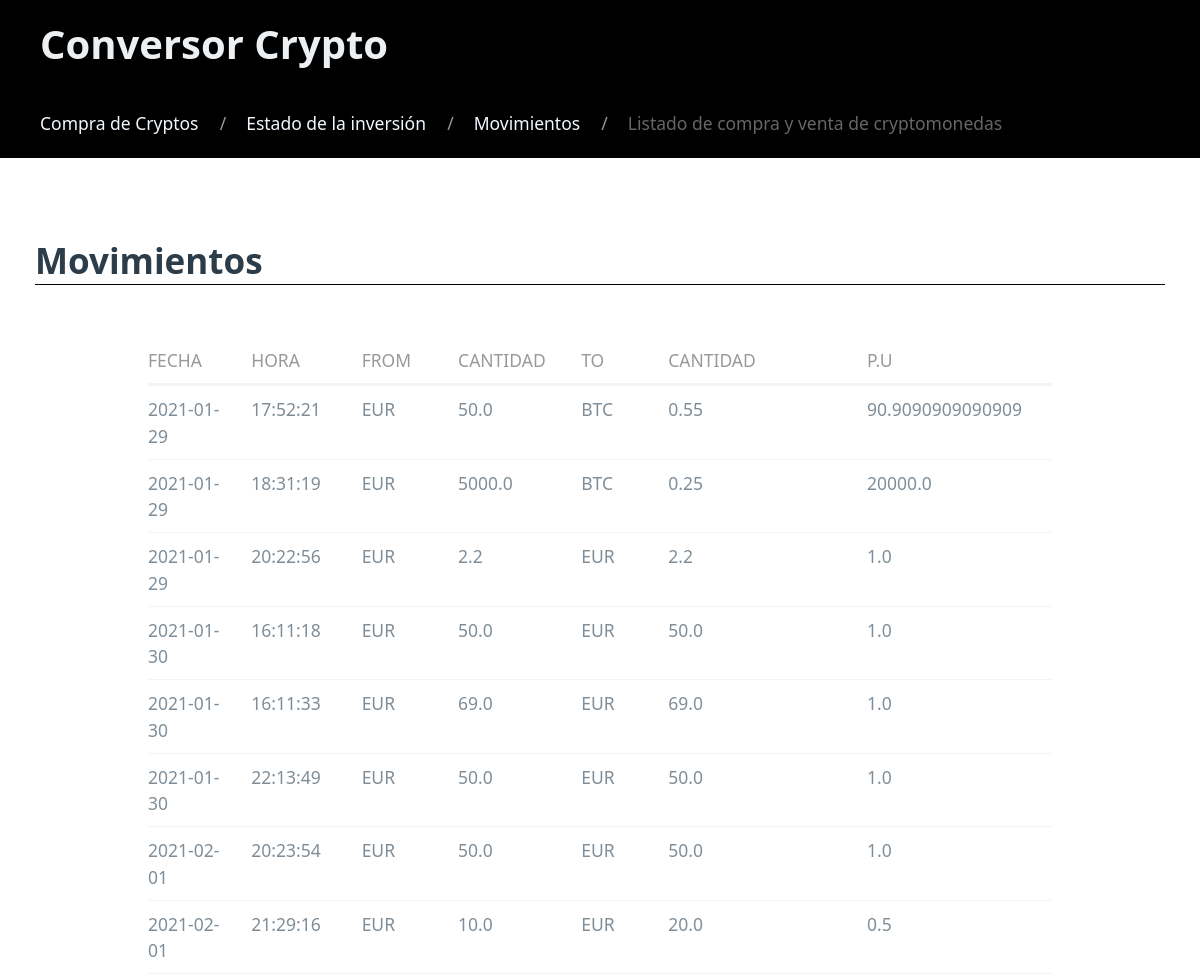
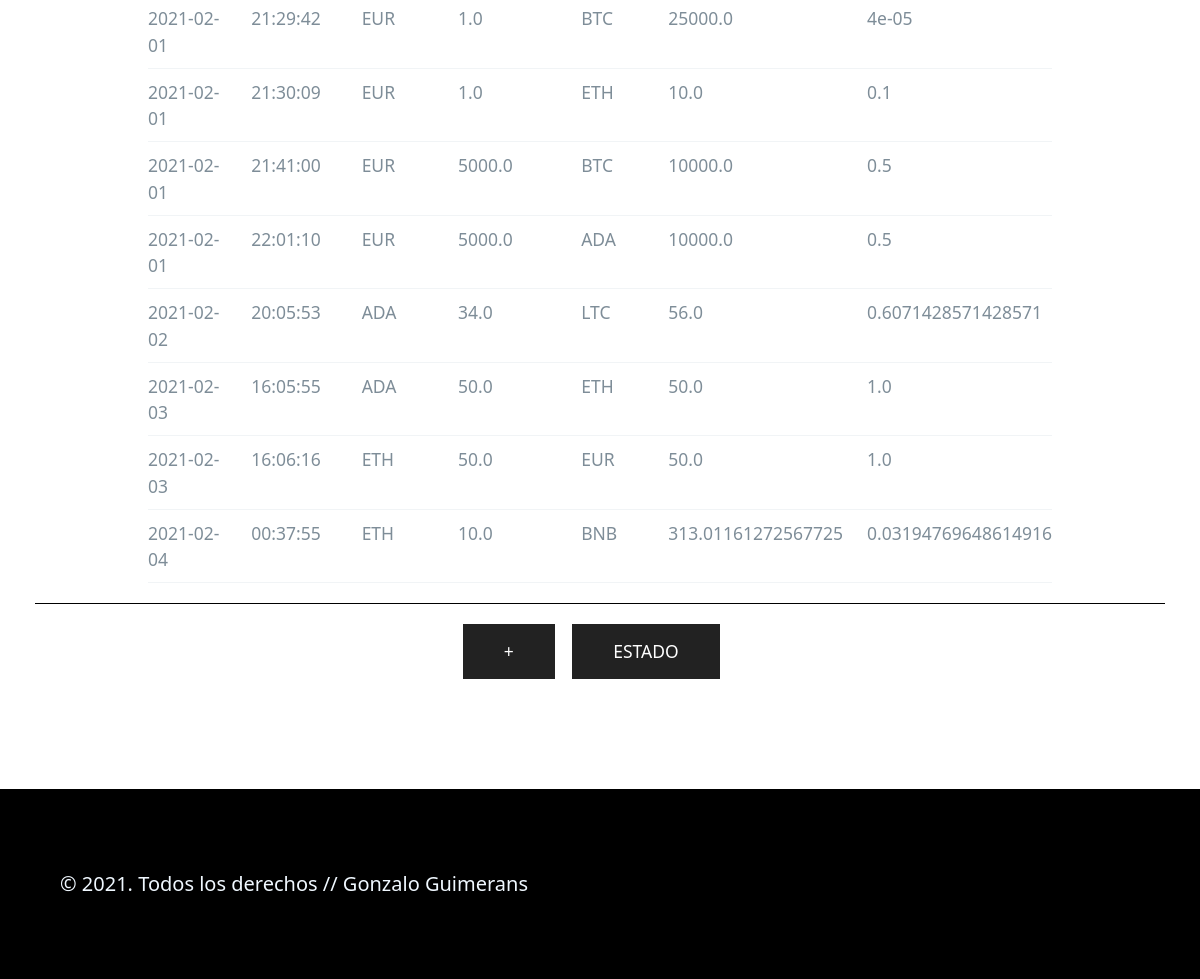
Before: / with the older database file (2 pictures, top to bottom).
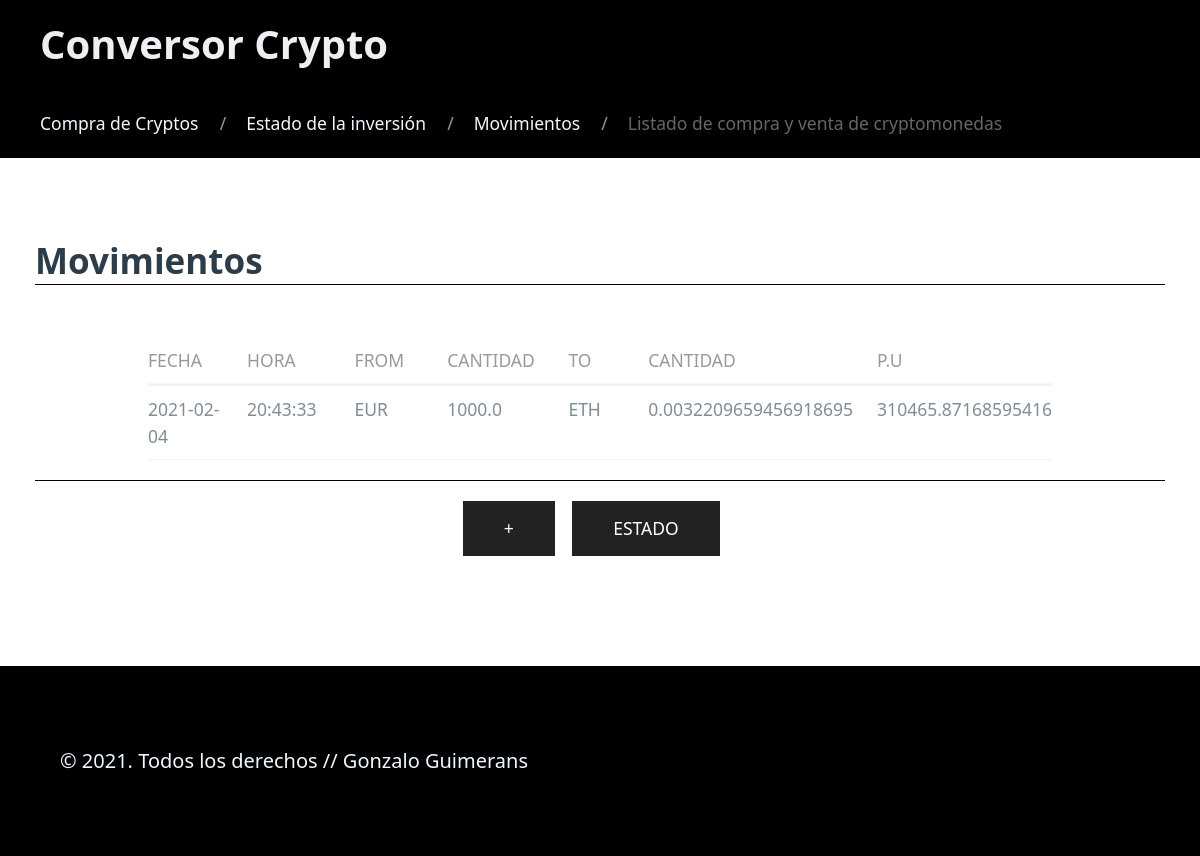
After: the same page with the newer database file.
### tables this page shows
CREATE TABLE "tabla_movimientos" (
	"id"	INTEGER,
	"date"	TEXT NOT NULL,
	"time"	TEXT NOT NULL,
	"from_currency"	INTEGER NOT NULL,
	"from_quantity"	REAL NOT NULL,
	"to_currency"	INTEGER NOT NULL,
	"to_quantity"	REAL NOT NULL,
	PRIMARY KEY("id" AUTOINCREMENT)
);

### movements/views.py (the view)
@app.route("/", methods=["GET", "POST"])
def movimientosCrypto():
    movimientos = queries.getMovimientosCrypto()
    return render_template("movimientos.html", movimientos=movimientos)

### tools/dbaccess.py (called while the page is built)
    def consultaBD(self, query, params=()):
        conn = sqlite3.connect(self.path)
        c = conn.cursor()
        c.execute(query, params)
        conn.commit()
        filas = c.fetchall()
        conn.close()
        if len(filas) == 0:
            return filas
        columnNames = []
        for columnName in c.description:
            columnNames.append(columnName[0])
        listaDeDiccionarios = []
        for fila in filas:
            d = {}
            for ix, columnName in enumerate(columnNames):
                d[columnName] = fila[ix]
            listaDeDiccionarios.append(d)
        return listaDeDiccionarios

    def getMovimientosCrypto(self):
        return self.db.consultaBD("SELECT date, time, from_currency, from_quantity, to_currency, to_quantity FROM tabla_movimientos;")

### movements/templates/movimientos.html (shortened to what this page needs)
{% extends "base.html" %}
{% block breadcrumbs %}
<ul class="uk-breadcrumb">
        <li><a href="/compra">Compra de Cryptos</a></li>
        <li><a href="/estado">Estado de la inversión</a></li>
        <li class="uk-disabled"><a>Movimientos</a></li>
        <li><span>Listado de compra y venta de cryptomonedas</span></li>
        </ul>
{% endblock %}
{% block h2 %}<h2 class="title_text uk-text-left">Movimientos</h2>{% endblock %}
{% block bloque_de_formato %}
        {% if movimientos|length > 0 %}
                <div class="uk-overflow-auto centrarTabla">
                        <table class="uk-table uk-table-divider uk-table-hover uk-table-small uk-table-justify ">
                                <thead>
                                        <tr>
                                                <th class="uk-width-small">Fecha</th>
                                                <th class="uk-width-small">Hora</th>
                                                <th class="uk-width-small">From</th>
                                                <th class="uk-width-small">Cantidad</th>
                                                <th class="uk-width-small">To</th>
                                                <th class="uk-width-small">Cantidad</th>
                                                <th class="uk-width-small">P.U</th>
                                        </tr>
                                </thead>
                        {% for registro in movimientos %}
                                <tbody>
                                        <tr>
                                                <td class="uk-width-small">{{ registro["date"] }}</td>
                                                <td class="uk-width-small">{{ registro["time"] }}</td>
                                                <td class="uk-width-small">{{ registro["from_currency"] }}</td>
                                                <td class="uk-width-small">{{ registro["from_quantity"] }}</td>
                                                <td class="uk-width-small">{{ registro["to_currency"] }}</td>
                                                <td class="uk-width-small">{{ registro["to_quantity"] }}</td>
                                                <td class="uk-width-small">{{ registro["from_quantity"]/registro["to_quantity"]}}</td>
                                </tbody>
                        {% endfor %}
                        </table>
                </div>
        {% else %}
                <h2 class="title_text uk-text-left">No hay movimientos</h2>
        {% endif %}
        <div class="uk-margin border-top">
                <form class="uk-form-stacked" action="compra">
                        <button type="submit" class="uk-button uk-button-secondary uk-button-large">+</button>
                </form>
                <form action="estado">
                        <button type="submit" class="uk-button uk-button-secondary uk-button-large">Estado</button>
                </form>
        </div>
{% endblock %}

### movements/templates/base.html (shortened to what this page needs)
<!DOCTYPE html>
<html lang="es">
    <head>
        <link rel="stylesheet" href="/static/uikit.min.css"/>
        <link rel="stylesheet" href="/static/pico.css">
        <link rel="stylesheet" href="/static/styles.css">
    </head>
    <body>
        <header data-theme="dark" class="dark">
            <div class="uk-card-header ">
                <h1>Conversor Crypto</h1>
                {% block breadcrumbs %}{% endblock %}
            </div>
        </header>
        <main>
            <div class="container">
                {% block h2 %}{% endblock %}
                {% block bloque_de_formato %}{% endblock %}
            </div>
        </main>
        <footer data-theme="dark" class="dark">
            <span>&copy; 2021. Todos los derechos // Gonzalo Guimerans</span>
        </footer>
    </body>
</html>

### movements/static/styles.css (style rules this page uses)
.centrarTabla { margin: 0 10% 0 10%; }
header.dark { padding: 0; background-color:black; }
footer.dark { background-color:black; color:aliceblue; }
footer span { margin-left: 5%; }
header h1 { font-size: 2rem; margin-bottom: 2rem; }
.uk-breadcrumb > * > * { color:aliceblue; }
.container h2 { border-bottom: black 1px solid; }
div.uk-margin { margin: auto; display: flex; justify-content: center; }
.border-top { border-top: black 1px solid; padding-top: 1em; }
div.uk-margin button { width: auto; float: left; margin-right: 1em; }

Changed rows visible on the page:
removed tabla_movimientos: date "2021-01-29", time "17:52:21", from_currency "EUR", from_quantity "50.0", to_currency "BTC", to_quantity "0.55", registro['from_quantity']/registro['to_quantity'] "90.9090909090909"
removed tabla_movimientos: date "2021-01-29", time "18:31:19", from_currency "EUR", from_quantity "5000.0", to_currency "BTC", to_quantity "0.25", registro['from_quantity']/registro['to_quantity'] "20000.0"
removed tabla_movimientos: date "2021-01-29", time "20:22:56", from_currency "EUR", from_quantity "2.2", to_currency "EUR", to_quantity "2.2", registro['from_quantity']/registro['to_quantity'] "1.0"
removed tabla_movimientos: date "2021-01-30", time "16:11:18", from_currency "EUR", from_quantity "50.0", to_currency "EUR", to_quantity "50.0", registro['from_quantity']/registro['to_quantity'] "1.0"
removed tabla_movimientos: date "2021-01-30", time "16:11:33", from_currency "EUR", from_quantity "69.0", to_currency "EUR", to_quantity "69.0", registro['from_quantity']/registro['to_quantity'] "1.0"
removed tabla_movimientos: date "2021-01-30", time "22:13:49", from_currency "EUR", from_quantity "50.0", to_currency "EUR", to_quantity "50.0", registro['from_quantity']/registro['to_quantity'] "1.0"
removed tabla_movimientos: date "2021-02-01", time "20:23:54", from_currency "EUR", from_quantity "50.0", to_currency "EUR", to_quantity "50.0", registro['from_quantity']/registro['to_quantity'] "1.0"
removed tabla_movimientos: date "2021-02-01", time "21:29:16", from_currency "EUR", from_quantity "10.0", to_currency "EUR", to_quantity "20.0", registro['from_quantity']/registro['to_quantity'] "0.5"
removed tabla_movimientos: date "2021-02-01", time "21:29:42", from_currency "EUR", from_quantity "1.0", to_currency "BTC", to_quantity "25000.0", registro['from_quantity']/registro['to_quantity'] "4e-05"
removed tabla_movimientos: date "2021-02-01", time "21:30:09", from_currency "EUR", from_quantity "1.0", to_currency "ETH", to_quantity "10.0", registro['from_quantity']/registro['to_quantity'] "0.1"
removed tabla_movimientos: date "2021-02-01", time "21:41:00", from_currency "EUR", from_quantity "5000.0", to_currency "BTC", to_quantity "10000.0", registro['from_quantity']/registro['to_quantity'] "0.5"
removed tabla_movimientos: date "2021-02-01", time "22:01:10", from_currency "EUR", from_quantity "5000.0", to_currency "ADA", to_quantity "10000.0", registro['from_quantity']/registro['to_quantity'] "0.5"
removed tabla_movimientos: date "2021-02-02", time "20:05:53", from_currency "ADA", from_quantity "34.0", to_currency "LTC", to_quantity "56.0", registro['from_quantity']/registro['to_quantity'] "0.6071428571428571"
removed tabla_movimientos: date "2021-02-03", time "16:05:55", from_currency "ADA", from_quantity "50.0", to_currency "ETH", to_quantity "50.0", registro['from_quantity']/registro['to_quantity'] "1.0"
removed tabla_movimientos: date "2021-02-03", time "16:06:16", from_currency "ETH", from_quantity "50.0", to_currency "EUR", to_quantity "50.0", registro['from_quantity']/registro['to_quantity'] "1.0"
removed tabla_movimientos: date "2021-02-04", time "00:37:55", from_currency "ETH", from_quantity "10.0", to_currency "BNB", to_quantity "313.01161272567725", registro['from_quantity']/registro['to_quantity'] "0.03194769648614916"
added tabla_movimientos: date "2021-02-04", time "20:43:33", from_currency "EUR", from_quantity "1000.0", to_currency "ETH", to_quantity "0.0032209659456918695", registro['from_quantity']/registro['to_quantity'] "310465.87168595416"
